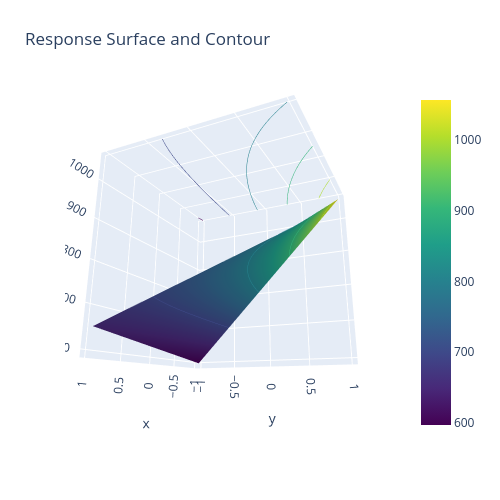

Notebook source saved alongside this figure:
### Code cell
import plotly.graph_objects as go

# Recomputamos la superficie de respuesta (independiente de la celda anterior)
a_vals = np.linspace(-1, 1, 100)
c_vals = np.linspace(-1, 1, 100)
A_grid, C_grid = np.meshgrid(a_vals, c_vals)
z_surf = (red_model.params['Intercept']
          + red_model.params['A'] * A_grid
          + red_model.params['C'] * C_grid
          + red_model.params['A:C'] * A_grid * C_grid)

fig = go.Figure(data=[go.Surface(z=z_surf, x=A_grid, y=C_grid, colorscale='Viridis')])

fig.update_traces(contours_z=dict(show=True, usecolormap=True,
                                  highlightcolor="limegreen", project_z=True))
fig.update_layout(title=dict(text='Response Surface and Contour'), autosize=False,
                  scene_camera_eye=dict(x=1.87, y=0.88, z=-0.64),
                  width=500, height=500,
                  margin=dict(l=65, r=50, b=65, t=90)
)

fig.show()

### Figure 1 — Plotly figure (JSON) as saved in the notebook; plotly's stock layout.template omitted (floating-point values rounded to 4 significant figures; data arrays with more than 128 entries replaced by an {"elided": "..."} marker saying what was removed)
{"data": [{"colorscale": [[0, "#440154"], [0.1111, "#482878"], [0.2222, "#3e4989"], [0.3333, "#31688e"], [0.4444, "#26828e"], [0.5556, "#1f9e89"], [0.6667, "#35b779"], [0.7778, "#6ece58"], [0.8889, "#b5de2b"], [1, "#fde725"]], "contours": {"z": {"highlightcolor": "limegreen", "project": {"z": true}, "show": true, "usecolormap": true}}, "type": "surface", "x": {"elided": "100x100 float values"}, "y": {"elided": "100x100 float values"}, "z": {"elided": "100x100 float values"}}], "layout": {"autosize": false, "height": 500, "margin": {"b": 65, "l": 65, "r": 50, "t": 90}, "scene": {"camera": {"eye": {"x": 1.87, "y": 0.88, "z": -0.64}}}, "title": {"text": "Response Surface and Contour"}, "width": 500}}
